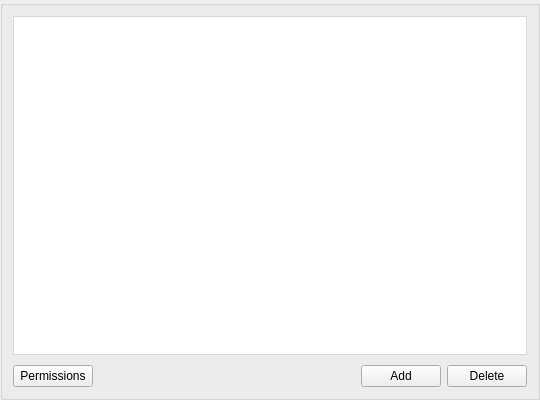
<?xml version="1.0" encoding="UTF-8"?>
<ui version="4.0">
 <class>RemoteItemUi</class>
 <widget class="QGroupBox" name="RemoteItemUi">
  <property name="geometry">
   <rect>
    <x>0</x>
    <y>0</y>
    <width>540</width>
    <height>400</height>
   </rect>
  </property>
  <property name="windowTitle">
   <string>Item Type</string>
  </property>
  <layout class="QVBoxLayout" name="verticalLayout">
   <property name="spacing">
    <number>10</number>
   </property>
   <property name="leftMargin">
    <number>10</number>
   </property>
   <property name="topMargin">
    <number>10</number>
   </property>
   <property name="rightMargin">
    <number>10</number>
   </property>
   <property name="bottomMargin">
    <number>10</number>
   </property>
   <item>
    <widget class="QTableView" name="tableView">
     <property name="styleSheet">
      <string notr="true">QTableView
{
background: white;
outline: 0;
border: 1px solid #D8D8D8;
}

QTableView::item
{
border: none;
padding-left:4px;	
}

QTableView::item::selected
{
background-color: rgba(0,120,215,0.8);
text-color:white;
}

QHeaderView
{
background: #FFFFFF;
padding-top: 2px;
}

QHeaderView::section {
background: #FFFFFF;
color: #4A607A;
padding-left:6px;
border-top:0 px;
border-bottom:0px;		
border-left:0px;		
border-right:0px ;						 					 				 					 				 					 				 					 	
}

QHeaderView::section:last {
border-right:0px;						 					 				 					 				 					 				 					 	
}</string>
     </property>
     <property name="frameShape">
      <enum>QFrame::NoFrame</enum>
     </property>
     <property name="editTriggers">
      <set>QAbstractItemView::AllEditTriggers</set>
     </property>
     <property name="alternatingRowColors">
      <bool>false</bool>
     </property>
     <property name="selectionMode">
      <enum>QAbstractItemView::SingleSelection</enum>
     </property>
     <property name="selectionBehavior">
      <enum>QAbstractItemView::SelectRows</enum>
     </property>
     <property name="textElideMode">
      <enum>Qt::ElideMiddle</enum>
     </property>
     <property name="showGrid">
      <bool>false</bool>
     </property>
     <property name="sortingEnabled">
      <bool>true</bool>
     </property>
     <property name="cornerButtonEnabled">
      <bool>false</bool>
     </property>
     <attribute name="horizontalHeaderDefaultSectionSize">
      <number>60</number>
     </attribute>
     <attribute name="horizontalHeaderHighlightSections">
      <bool>false</bool>
     </attribute>
     <attribute name="verticalHeaderVisible">
      <bool>false</bool>
     </attribute>
     <attribute name="verticalHeaderMinimumSectionSize">
      <number>24</number>
     </attribute>
     <attribute name="verticalHeaderDefaultSectionSize">
      <number>24</number>
     </attribute>
    </widget>
   </item>
   <item>
    <widget class="QWidget" name="wControlButtons" native="true">
     <layout class="QHBoxLayout" name="horizontalLayout_6">
      <property name="leftMargin">
       <number>0</number>
      </property>
      <property name="topMargin">
       <number>0</number>
      </property>
      <property name="rightMargin">
       <number>0</number>
      </property>
      <property name="bottomMargin">
       <number>0</number>
      </property>
      <item>
       <widget class="QPushButton" name="bPermissions">
        <property name="cursor">
         <cursorShape>PointingHandCursor</cursorShape>
        </property>
        <property name="text">
         <string>Permissions</string>
        </property>
        <property name="autoDefault">
         <bool>false</bool>
        </property>
       </widget>
      </item>
      <item>
       <spacer name="hSpacer">
        <property name="orientation">
         <enum>Qt::Horizontal</enum>
        </property>
        <property name="sizeHint" stdset="0">
         <size>
          <width>40</width>
          <height>20</height>
         </size>
        </property>
       </spacer>
      </item>
      <item>
       <widget class="QPushButton" name="bAdd">
        <property name="cursor">
         <cursorShape>PointingHandCursor</cursorShape>
        </property>
        <property name="focusPolicy">
         <enum>Qt::StrongFocus</enum>
        </property>
        <property name="text">
         <string>Add</string>
        </property>
        <property name="autoDefault">
         <bool>false</bool>
        </property>
       </widget>
      </item>
      <item>
       <widget class="QPushButton" name="bDelete">
        <property name="cursor">
         <cursorShape>PointingHandCursor</cursorShape>
        </property>
        <property name="focusPolicy">
         <enum>Qt::StrongFocus</enum>
        </property>
        <property name="text">
         <string>Delete</string>
        </property>
        <property name="autoDefault">
         <bool>false</bool>
        </property>
       </widget>
      </item>
     </layout>
    </widget>
   </item>
  </layout>
 </widget>
 <resources/>
 <connections/>
</ui>
